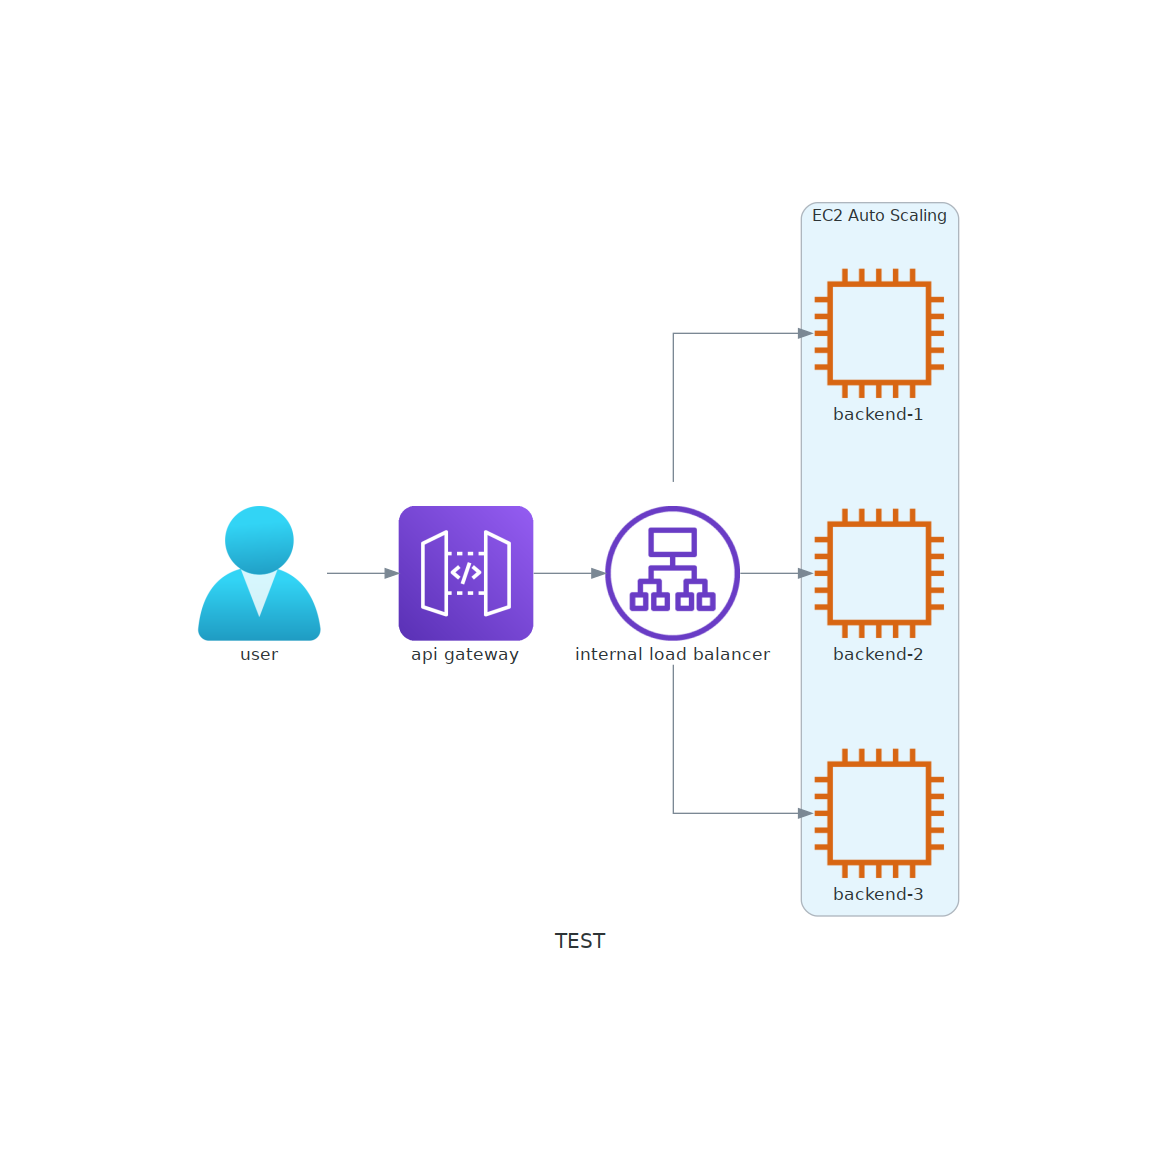

Source code (Python):
# api.py

from diagrams import Cluster, Diagram
from diagrams.aws.network import APIGateway
from diagrams.aws.compute import EC2Instance
from diagrams.aws.network import ALB
from diagrams.azure.identity import Users
with Diagram("TEST", show=False, outformat="png", filename="api"):
    apigw = APIGateway("api gateway")
    lb = ALB("internal load balancer")
    user = Users("user")

    with Cluster("EC2 Auto Scaling"):
        ec2group = [EC2Instance("backend-1"),
		   EC2Instance("backend-2"),
		   EC2Instance("backend-3")]
    user >> apigw >> lb >> ec2group
